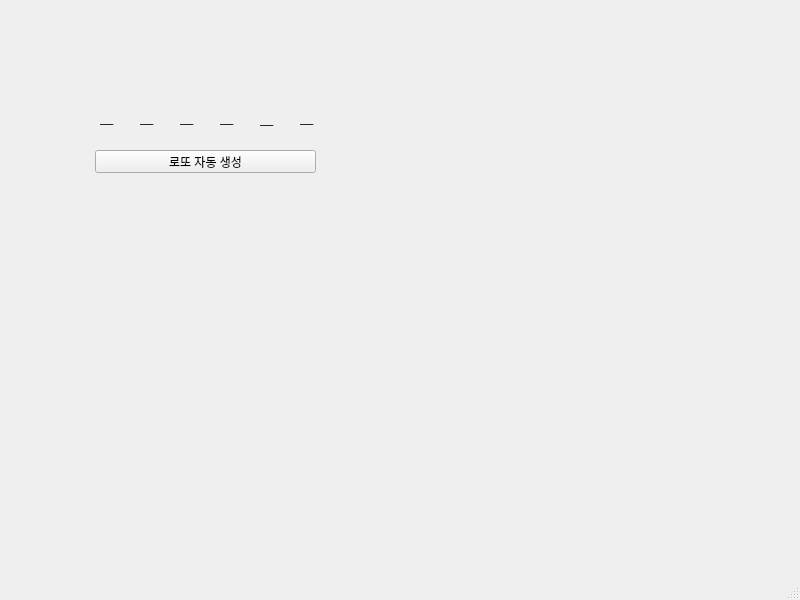
<?xml version="1.0" encoding="UTF-8"?>
<ui version="4.0">
 <class>MainWindow</class>
 <widget class="QMainWindow" name="MainWindow">
  <property name="geometry">
   <rect>
    <x>0</x>
    <y>0</y>
    <width>800</width>
    <height>600</height>
   </rect>
  </property>
  <property name="windowTitle">
   <string>MainWindow</string>
  </property>
  <widget class="QWidget" name="centralwidget">
   <widget class="QLabel" name="lbl1">
    <property name="geometry">
     <rect>
      <x>100</x>
      <y>110</y>
      <width>41</width>
      <height>16</height>
     </rect>
    </property>
    <property name="text">
     <string>__</string>
    </property>
   </widget>
   <widget class="QPushButton" name="pb">
    <property name="geometry">
     <rect>
      <x>95</x>
      <y>150</y>
      <width>221</width>
      <height>23</height>
     </rect>
    </property>
    <property name="text">
     <string>로또 자동 생성</string>
    </property>
   </widget>
   <widget class="QLabel" name="lbl2">
    <property name="geometry">
     <rect>
      <x>140</x>
      <y>110</y>
      <width>41</width>
      <height>16</height>
     </rect>
    </property>
    <property name="text">
     <string>__</string>
    </property>
   </widget>
   <widget class="QLabel" name="lbl3">
    <property name="geometry">
     <rect>
      <x>180</x>
      <y>110</y>
      <width>41</width>
      <height>16</height>
     </rect>
    </property>
    <property name="text">
     <string>__</string>
    </property>
   </widget>
   <widget class="QLabel" name="lbl4">
    <property name="geometry">
     <rect>
      <x>220</x>
      <y>110</y>
      <width>41</width>
      <height>16</height>
     </rect>
    </property>
    <property name="text">
     <string>__</string>
    </property>
   </widget>
   <widget class="QLabel" name="lbl5">
    <property name="geometry">
     <rect>
      <x>260</x>
      <y>111</y>
      <width>41</width>
      <height>16</height>
     </rect>
    </property>
    <property name="text">
     <string>__</string>
    </property>
   </widget>
   <widget class="QLabel" name="lbl6">
    <property name="geometry">
     <rect>
      <x>300</x>
      <y>110</y>
      <width>41</width>
      <height>16</height>
     </rect>
    </property>
    <property name="text">
     <string>__</string>
    </property>
   </widget>
  </widget>
  <widget class="QMenuBar" name="menubar">
   <property name="geometry">
    <rect>
     <x>0</x>
     <y>0</y>
     <width>800</width>
     <height>21</height>
    </rect>
   </property>
  </widget>
  <widget class="QStatusBar" name="statusbar"/>
 </widget>
 <resources/>
 <connections/>
</ui>
